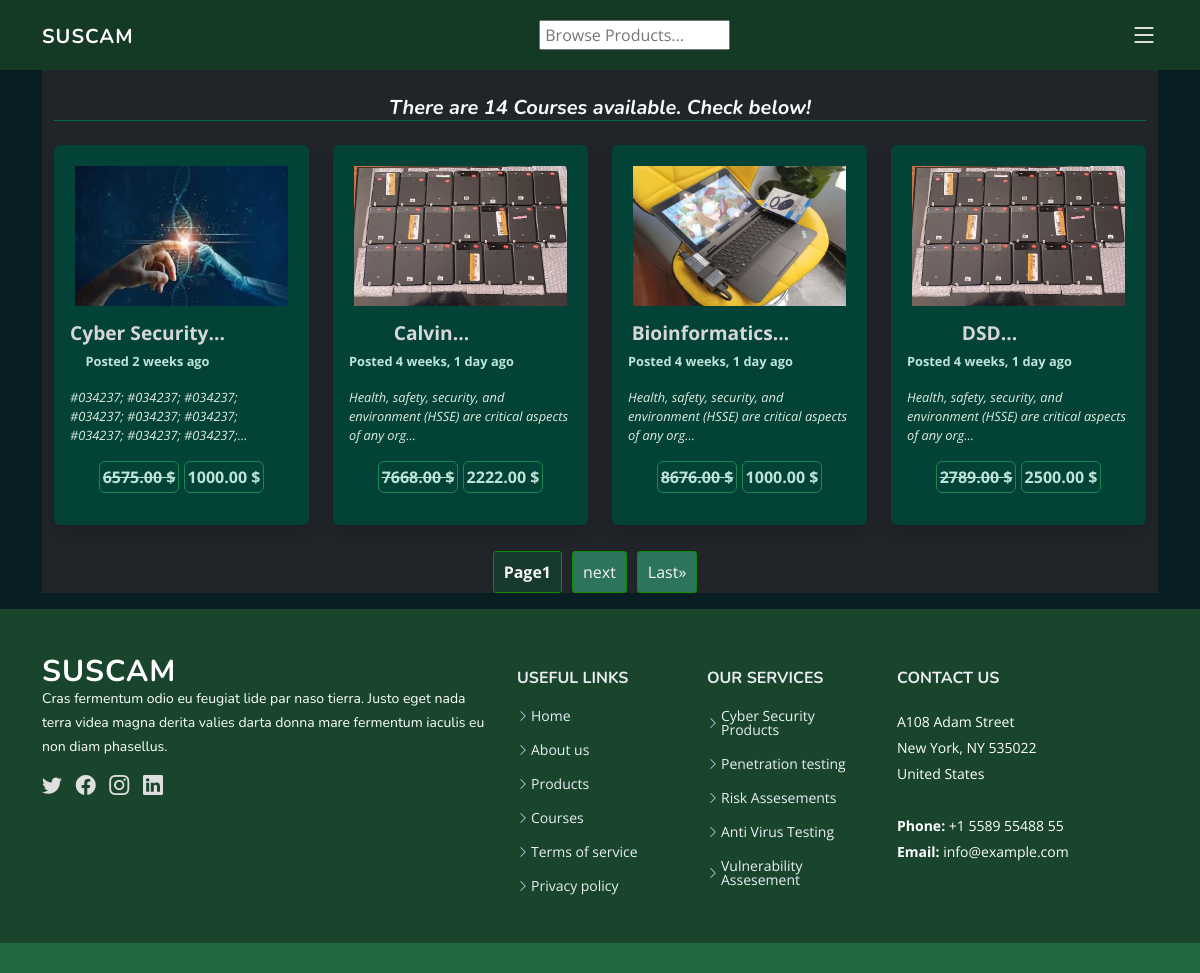
Page /courses/ on the committed database.
### Base/models.py (models this page shows, shortened)
class Courses(models.Model):
    course_id = models.BigAutoField(primary_key=True)
    course_name = models.CharField(max_length=250)
    description = models.TextField()
    video_file = models.FileField(upload_to='Course_Videos/')
    paid = models.BooleanField(default=False)
    course_category = models.CharField(max_length=250, blank=True, null=True)
    price = models.DecimalField( default=1000, max_digits=10, decimal_places=2)
    old_price = models.DecimalField(max_digits=10, decimal_places=2)
    course_img = models.ImageField(upload_to='CourseImage/', validators = [FileExtensionValidator(allowed_extensions=['jpg', 'png', 'jpeg'])], null=True, blank=True)
    created = models.DateTimeField(default = timezone.now)
    updated = models.DateTimeField(auto_now=True)
    model_type = 'Course'
    class Meta:
        ordering = ('created', 'updated')

### Base/views.py (the view)
# urls.py: path('courses/', views.courses, name='courses'),
def courses(request):
    course_list = Courses.objects.all()
    course_list = Courses.objects.all()[::-1]
    total = Courses.objects.all().count()
    paginator = Paginator(course_list, 4)
    page_number = request.GET.get('page')
    page_obj = paginator.get_page(page_number)
    slice_courses = page_obj.object_list
    context = {
        'course_list': slice_courses,
        'total': total,
        'page_obj' : page_obj,
        'user_profile' : user_profile,
    }
    return render(request, 'Courses/courses.html', context)

### templates/Courses/courses.html (shortened to what this page needs)
{% extends "Navbar/navbar.html" %}
{% load static %}
    {% block content %}
    <div class="mt-5 container bg-dark">
        <div class="row mt-5 justify-content-center">
        <center><h5 class="mt-5 text-light fw-bold" style="border-bottom: solid 1px #05694b;"><em>There are {{total}} Courses available. Check below!</em></h5></center>
            {% for course in course_list %}
            <div class="col-md-3">
                <a href="{% url 'course' course.course_id %}">
                    <div class="box shadow p-3 my-3 rounded" style="background-color:  #034237; color: #d7d7d7;">
                        <center><img src="{{ course.course_img.url }}" alt="{{course.course_name}}"></center>
                        <div class="d-flex mt-2" style="font-size: 1em;">
                            <center>
                                <p><strong style=" font-size: 1.2em;" >{{course.course_name|slice:":20"}}...</strong> <br><strong style="font-size: .8em; color: #BCE4D8;">Posted {{course.created | timesince}} ago</strong></p>
                            </center>
                        </div>
                        <p class="" style="font-size: .8em; color: #E0EDE0;"><em>{{ course.description|slice:":80" }}...</em></p>
                        <center>
                            <p>
                                <strong class="btn btn-outline-success fw-bold" style="font-size: 1em; padding: 3px; color:#BCE4D8;"><strike>{{course.old_price}} &dollar;</strike></strong>
                                <strong class="btn btn-outline-success fw-bold" style="font-size: 1em;  padding: 3px; color:#BCE4D8;">{{course.price}} &dollar;</strong>
                            </p>
                        </center>
                    </div>
                </a>
            </div>
            {% endfor %}
        </div>
        <div class="row justify-content-center text-center products mb-3">
            <span class="step-links">
                <span class="current_page">Page{{page_obj.number }}</span>
                {% if page_obj.has_next %}
                    <a href="?page={{ page_obj.next_page_number}}">next</a>
                    <a href="?page={{ page_obj.paginator.num_pages }}">Last&raquo;</a>
                {% endif %}
            </span>
        </div>
    </div>
    {% endblock content %}

### static/assets/css/style.css (style rules this page uses)
:root { scroll-behavior: smooth; }
body { font-family: "Open Sans", sans-serif; }
a { color: #4154f1; text-decoration: none; }
h1, h2, h3, h4, h5, h6 { font-family: "Nunito", sans-serif; }
.products { margin-top: 10px; }
.products .step-links { display: flex; justify-content: center; align-items: center; list-style: none; padding: 0; margin:0; }
.products .step-links a { display: inline-block; padding: 8px 10px; margin-right: 10px; text-decoration:none; color:#f5f5f5; background-color: #2c745a; border: 1px solid #0c8d05; border-radius: 3px; }
.products .step-links span { font-weight: bold; padding: 8px 10px; margin-right: 10px; text-decoration:none; color:#f5f5f5; background-color: #163a2d; border: 1px solid #0c8d05; border-radius: 3px; }

### templates/Courses/courses.html (style rules this page uses)
body { background-color: #091e22; }
img { height: 150px; width: 100%; border-radius: 5px; padding: 5px; }

### rows in the picture
Courses: course_img (picture), course_name "Cyber Security", created "2 weeks", description "#034237; #034237; #034237; #034237; #034237; #034237; #034237; #034237; #034237;", old_price "6575.00", price "1000.00"
Courses: course_img (picture), course_name "Calvin", created "4 weeks, 1 day", description "Health, safety, security, and environment (HSSE) are critical aspects of any org", old_price "7668.00", price "2222.00"
Courses: course_img (picture), course_name "Bioinformatics", created "4 weeks, 1 day", description "Health, safety, security, and environment (HSSE) are critical aspects of any org", old_price "8676.00", price "1000.00"
Courses: course_img (picture), course_name "DSD", created "4 weeks, 1 day", description "Health, safety, security, and environment (HSSE) are critical aspects of any org", old_price "2789.00", price "2500.00"

### other values in the picture
{{ total }} "14"
{{ page_obj.number }} "1"
